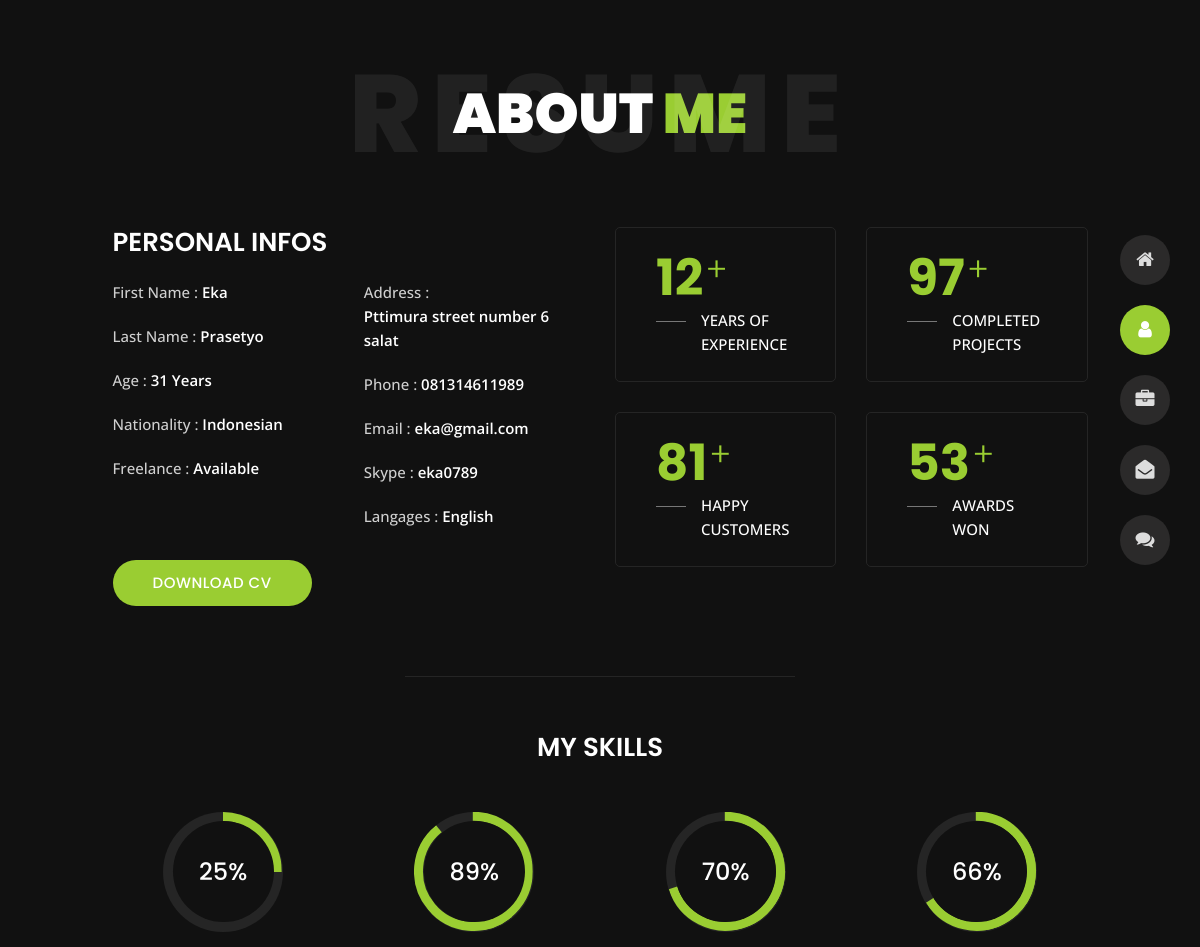
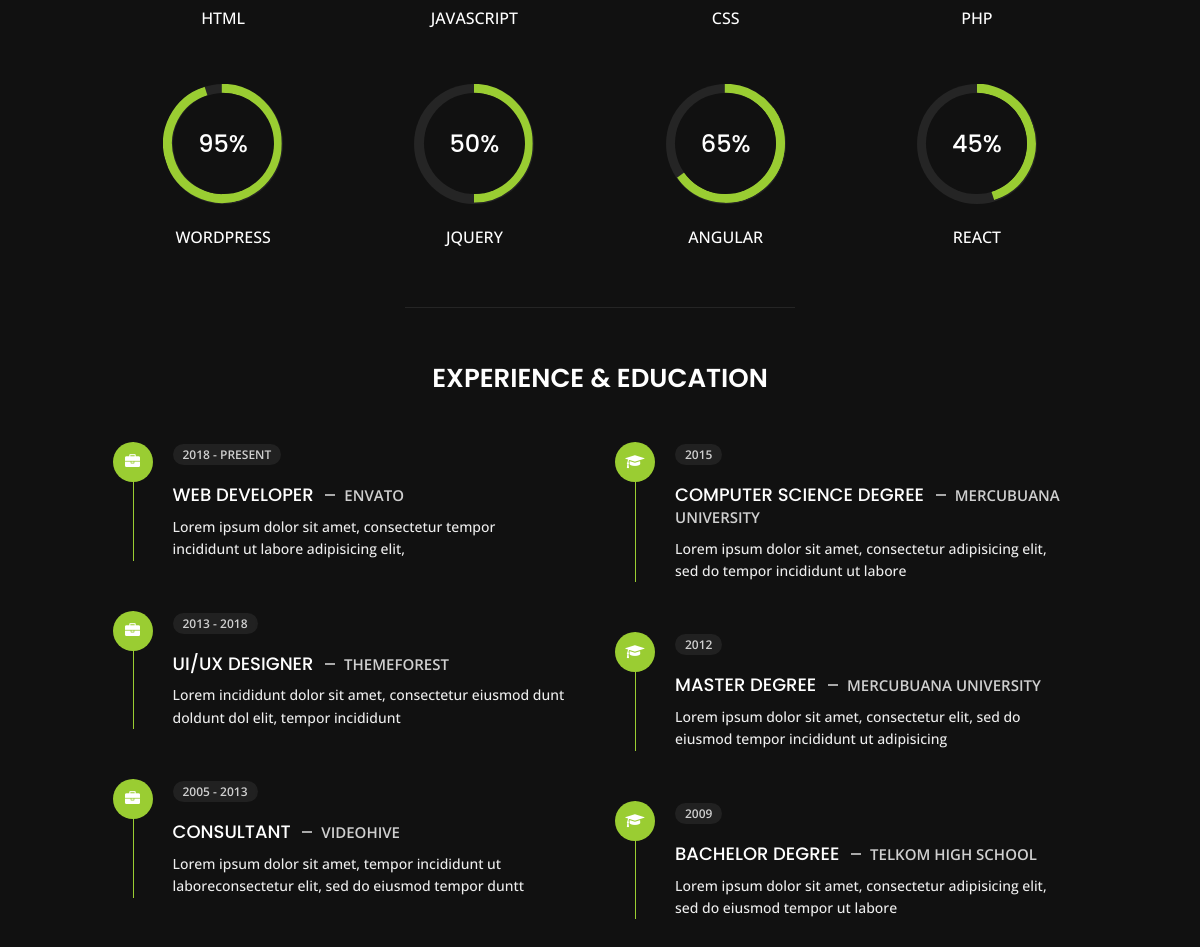
The page /about/ on the database its author committed (2 pictures, top to bottom).
### resume/models.py (models this page shows)
class Resume(models.Model):
	First_Name = models.CharField(max_length=30)
	Last_Name = models.CharField(max_length=30)
	Age = models.CharField(max_length=30)
	Nationality = models.CharField(max_length=30)
	Freelance = models.CharField(max_length=30, default="Available")
	Address = models.CharField(max_length=30)
	Phone = models.CharField(max_length=12)
	Email = models.CharField(max_length=30)
	Skype = models.CharField(max_length=30)
	Langages = models.CharField(max_length=30)

### resume/views.py (the view)
# urls.py: path('about/', views.about, name='about'),
def about(request):
	resume = Resume.objects.get(pk=1)
	return render(request, 'resume/about.html',{"resume":resume})

### resume/templates/resume/about.html (shortened to what this page needs)
{% extends "resume/base_2.html" %}
{% block content %}
<section class="title-section text-left text-sm-center revealator-slideup revealator-once revealator-delay1">
    <h1>ABOUT <span>ME</span></h1>
    <span class="title-bg">Resume</span>
</section>
<section class="main-content revealator-slideup revealator-once revealator-delay1">
    <div class="container">
        <div class="row">
            <div class="col-12 col-lg-5 col-xl-6">
                <div class="row">
                    <div class="col-12">
                        <h3 class="text-uppercase custom-title mb-0 ft-wt-600">personal infos</h3>
                    </div>
                    <div class="col-6">
                        <ul class="about-list list-unstyled open-sans-font">
                            <li> <span class="title">first name :</span> <span class="value d-block d-sm-inline-block d-lg-block d-xl-inline-block">{{resume.First_Name}}</span> </li>
                            <li> <span class="title">last name :</span> <span class="value d-block d-sm-inline-block d-lg-block d-xl-inline-block">{{resume.Last_Name}}</span> </li>
                            <li> <span class="title">Age :</span> <span class="value d-block d-sm-inline-block d-lg-block d-xl-inline-block">{{resume.Age}} Years</span> </li>
                            <li> <span class="title">Nationality :</span> <span class="value d-block d-sm-inline-block d-lg-block d-xl-inline-block">{{resume.Nationality}}</span> </li>
                            <li> <span class="title">Freelance :</span> <span class="value d-block d-sm-inline-block d-lg-block d-xl-inline-block">{{resume.Freelance}}</span> </li>
                        </ul>
                    </div>
                    <div class="col-6">
                        <ul class="about-list list-unstyled open-sans-font">
                            <li> <span class="title">Address :</span> <span class="value d-block d-sm-inline-block d-lg-block d-xl-inline-block">{{resume.Address}}</span> </li>
                            <li> <span class="title">phone :</span> <span class="value d-block d-sm-inline-block d-lg-block d-xl-inline-block">{{resume.Phone}}</span> </li>
                            <li> <span class="title">Email :</span> <span class="value d-block d-sm-inline-block d-lg-block d-xl-inline-block">{{resume.Email}}</span> </li>
                            <li> <span class="title">Skype :</span> <span class="value d-block d-sm-inline-block d-lg-block d-xl-inline-block">{{resume.Skype}}</span> </li>
                            <li> <span class="title">langages :</span> <span class="value d-block d-sm-inline-block d-lg-block d-xl-inline-block">{{resume.Langages}}</span> </li>
                        </ul>
                    </div>
                    <div class="col-12 mt-3">
                        <a href="about.html" class="btn btn-download">Download CV</a>
                    </div>
                </div>
            </div>
            <div class="col-12 col-lg-7 col-xl-6 mt-5 mt-lg-0">
                <div class="row">
                    <div class="col-6">
                        <div class="box-stats with-margin">
                            <h3 class="poppins-font position-relative">12</h3>
                            <p class="open-sans-font m-0 position-relative text-uppercase">years of <span class="d-block">experience</span></p>
                        </div>
                    </div>
                    <div class="col-6">
                        <div class="box-stats with-margin">
                            <h3 class="poppins-font position-relative">97</h3>
                            <p class="open-sans-font m-0 position-relative text-uppercase">completed <span class="d-block">projects</span></p>
                        </div>
                    </div>
                    <div class="col-6">
                        <div class="box-stats">
                            <h3 class="poppins-font position-relative">81</h3>
                            <p class="open-sans-font m-0 position-relative text-uppercase">Happy<span class="d-block">customers</span></p>
                        </div>
                    </div>
                    <div class="col-6">
                        <div class="box-stats">
                            <h3 class="poppins-font position-relative">53</h3>
                            <p class="open-sans-font m-0 position-relative text-uppercase">awards <span class="d-block">won</span></p>
                        </div>
                    </div>
                </div>
            </div>
        </div>
        <hr class="separator">
        <div class="row">
            <div class="col-12">
                <h3 class="text-uppercase pb-4 pb-sm-5 mb-3 mb-sm-0 text-left text-sm-center custom-title ft-wt-600">My Skills</h3>
            </div>
            <div class="col-6 col-md-3 mb-3 mb-sm-5">
                <div class="c100 p25">
                    <span>25%</span>
                </div>
                <h6 class="text-uppercase open-sans-font text-center mt-2 mt-sm-4">html</h6>
            </div>
            <div class="col-6 col-md-3 mb-3 mb-sm-5">
                <div class="c100 p89">
                    <span>89%</span>
                </div>
                <h6 class="text-uppercase open-sans-font text-center mt-2 mt-sm-4">javascript</h6>
            </div>
            <div class="col-6 col-md-3 mb-3 mb-sm-5">
                <div class="c100 p70">
                    <span>70%</span>
                </div>
                <h6 class="text-uppercase open-sans-font text-center mt-2 mt-sm-4">css</h6>
            </div>
            <div class="col-6 col-md-3 mb-3 mb-sm-5">
                <div class="c100 p66">
                    <span>66%</span>
                </div>
                <h6 class="text-uppercase open-sans-font text-center mt-2 mt-sm-4">php</h6>
            </div>
            <div class="col-6 col-md-3 mb-3 mb-sm-5">
                <div class="c100 p95">
                    <span>95%</span>
                </div>
                <h6 class="text-uppercase open-sans-font text-center mt-2 mt-sm-4">wordpress</h6>
            </div>
            <div class="col-6 col-md-3 mb-3 mb-sm-5">
                <div class="c100 p50">
                    <span>50%</span>
                </div>
                <h6 class="text-uppercase open-sans-font text-center mt-2 mt-sm-4">jquery</h6>
            </div>
            <div class="col-6 col-md-3 mb-3 mb-sm-5">
                <div class="c100 p65">
                    <span>65%</span>
                </div>
                <h6 class="text-uppercase open-sans-font text-center mt-2 mt-sm-4">angular</h6>
            </div>
            <div class="col-6 col-md-3 mb-3 mb-sm-5">
                <div class="c100 p45">
                    <span>45%</span>
                </div>
                <h6 class="text-uppercase open-sans-font text-center mt-2 mt-sm-4">react</h6>
            </div>
        </div>
        <hr class="separator mt-1">
        <div class="row">
            <div class="col-12">
                <h3 class="text-uppercase pb-5 mb-0 text-left text-sm-center custom-title ft-wt-600">Experience <span>&</span> Education</h3>
            </div>
            <div class="col-lg-6 m-15px-tb">
                <div class="resume-box">
                    <ul>
                        <li>
                            <div class="icon">
                                <i class="fa fa-briefcase"></i>
                            </div>
                            <span class="time open-sans-font text-uppercase">2018 - Present</span>
                            <h5 class="poppins-font text-uppercase">Web Developer <span class="place open-sans-font">Envato</span></h5>
                            <p class="open-sans-font">Lorem ipsum dolor sit amet, consectetur tempor incididunt ut labore adipisicing elit, </p>
                        </li>
                        <li>
                            <div class="icon">
                                <i class="fa fa-briefcase"></i>
                            </div>
                            <span class="time open-sans-font text-uppercase">2013 - 2018</span>
                            <h5 class="poppins-font text-uppercase">UI/UX Designer <span class="place open-sans-font">Themeforest</span></h5>
                            <p class="open-sans-font">Lorem incididunt dolor sit amet, consectetur eiusmod dunt doldunt dol elit, tempor incididunt</p>
                        </li>
                        <li>
                            <div class="icon">
                                <i class="fa fa-briefcase"></i>
                            </div>
                            <span class="time open-sans-font text-uppercase">2005 - 2013</span>
                            <h5 class="poppins-font text-uppercase">Consultant <span class="place open-sans-font">Videohive</span></h5>
                            <p class="open-sans-font">Lorem ipsum dolor sit amet, tempor incididunt ut laboreconsectetur elit, sed do eiusmod tempor duntt</p>
                        </li>
                    </ul>
                </div>
            </div>
            <div class="col-lg-6 m-15px-tb">
                <div class="resume-box">
                    <ul>
                        <li>
                            <div class="icon">
                                <i class="fa fa-graduation-cap"></i>
                            </div>
                            <span class="time open-sans-font text-uppercase">2015</span>
                            <h5 class="poppins-font text-uppercase">Computer Science Degree <span class="place open-sans-font">Mercubuana University</span></h5>
                            <p class="open-sans-font">Lorem ipsum dolor sit amet, consectetur adipisicing elit, sed do tempor incididunt ut labore</p>
                        </li>
                        <li>
                            <div class="icon">
                                <i class="fa fa-graduation-cap"></i>
                            </div>
                            <span class="time open-sans-font text-uppercase">2012</span>
                            <h5 class="poppins-font text-uppercase">Master Degree <span class="place open-sans-font">Mercubuana University</span></h5>
                            <p class="open-sans-font">Lorem ipsum dolor sit amet, consectetur elit, sed do eiusmod tempor incididunt ut adipisicing</p>
                        </li>
                        <li>
                            <div class="icon">
                                <i class="fa fa-graduation-cap"></i>
                            </div>
                            <span class="time open-sans-font text-uppercase">2009</span>
                            <h5 class="poppins-font text-uppercase">Bachelor Degree <span class="place open-sans-font">Telkom High School</span></h5>
                            <p class="open-sans-font">Lorem ipsum dolor sit amet, consectetur adipisicing elit, sed do eiusmod tempor ut labore</p>
                        </li>
                    </ul>
                </div>
            </div>
        </div>
    </div>
</section>
{% endblock content %}

### resume/static/css/circle.css (style rules this page uses)
.c100 { position: relative; font-size: 120px; width: 1em; height: 1em; border-radius: 50%; float: left; margin: 0 0.1em 0.1em 0; background-color: #cccccc; }
.c100 *, .c100 *:before, .c100 *:after { -webkit-box-sizing: content-box; -moz-box-sizing: content-box; box-sizing: content-box; }
.c100 > span { position: absolute; width: 100%; z-index: 1; left: 0; top: 0; width: 5em; line-height: 5em; font-size: 0.2em; color: #cccccc; display: block; text-align: center; white-space: nowrap; -webkit-transition-property: all; -moz-transition-property: all; -o-transition-property: all; transition-property: all; -webkit-transition-duration: 0.2s; -moz-transition-duration: 0.2s; -o-transition-duration: 0.2s; transition-duration: 0.2s; -webkit-transition-timing-function: ease-out; -moz-transition-timing-function: ease-out; -o-transition-timing-function: ease-out; transition-timing-function: ease-out; }
.c100:after { position: absolute; top: 0.08em; left: 0.08em; display: block; content: " "; border-radius: 50%; background-color: #f5f5f5; width: 0.84em; height: 0.84em; -webkit-transition-property: all; -moz-transition-property: all; -o-transition-property: all; transition-property: all; -webkit-transition-duration: 0.2s; -moz-transition-duration: 0.2s; -o-transition-duration: 0.2s; transition-duration: 0.2s; -webkit-transition-timing-function: ease-in; -moz-transition-timing-function: ease-in; -o-transition-timing-function: ease-in; transition-timing-function: ease-in; }

### resume/static/css/skins/yellowgreen.css (style rules this page uses)
.home h1, .about .box-stats h3, .title-section h1 span, #menu li.active a, body.light #menu li.active a, .blog .post-container:hover .post-content .entry-header h3 a, .blog .post-content .entry-header h3 a:hover, .contact .custom-span-contact i, .portfolio .slideshow figcaption h3, .portfolio .slideshow a, .portfolio .grid figure:hover figcaption, .blog-post .meta i { color: #9acd32; }
.about .resume-box .icon, .contact ul.social li a:hover, body.light.contact ul.social li a:hover, .preloader .loader, .blog .page-link:hover, .blog .page-item.active .page-link, body.light.blog .page-link:hover, body.light.blog .page-item.active .page-link, .portfolio .grid li figure div, .header ul.icon-menu li.icon-box.active, .header ul.icon-menu li.icon-box:hover, body.light .header ul.icon-menu li.icon-box.active, body.light .header ul.icon-menu li.icon-box:hover, .btn, .header .icon-box h2, .home .color-block, .title-section hr, .portfolio .slideshow .carousel-indicators li.active { background-color: #9acd32; }
.about .resume-box li:after { border-left: 1px solid #9acd32; }

### rows shown on the page
Resume: First_Name "Eka", Last_Name "Prasetyo", Age "31", Nationality "Indonesian", Freelance "Available", Address "Pttimura street number 6 salat", Phone "081314611989", Email "eka@gmail.com", Skype "eka0789", Langages "English"
